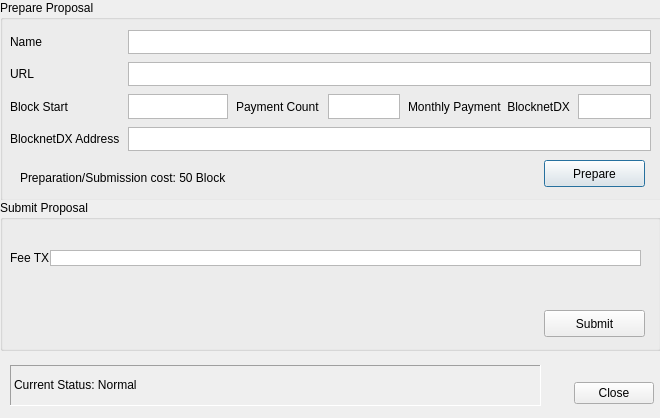
<?xml version="1.0" encoding="UTF-8"?>
<ui version="4.0">
 <class>ProposalCreationDialog</class>
 <widget class="QDialog" name="ProposalCreationDialog">
  <property name="geometry">
   <rect>
    <x>0</x>
    <y>0</y>
    <width>660</width>
    <height>418</height>
   </rect>
  </property>
  <property name="sizePolicy">
   <sizepolicy hsizetype="Fixed" vsizetype="Fixed">
    <horstretch>0</horstretch>
    <verstretch>0</verstretch>
   </sizepolicy>
  </property>
  <property name="minimumSize">
   <size>
    <width>660</width>
    <height>418</height>
   </size>
  </property>
  <property name="maximumSize">
   <size>
    <width>660</width>
    <height>418</height>
   </size>
  </property>
  <property name="sizeIncrement">
   <size>
    <width>0</width>
    <height>0</height>
   </size>
  </property>
  <property name="baseSize">
   <size>
    <width>660</width>
    <height>418</height>
   </size>
  </property>
  <property name="windowTitle">
   <string>Proposal Creation</string>
  </property>
  <property name="windowIcon">
   <iconset resource="../blocknetdx.qrc">
    <normaloff>:/icons/proposalcreation</normaloff>:/icons/proposalcreation</iconset>
  </property>
  <property name="modal">
   <bool>false</bool>
  </property>
  <widget class="QGroupBox" name="preparegroupBox">
   <property name="geometry">
    <rect>
     <x>0</x>
     <y>0</y>
     <width>671</width>
     <height>201</height>
    </rect>
   </property>
   <property name="autoFillBackground">
    <bool>true</bool>
   </property>
   <property name="title">
    <string>Prepare Proposal</string>
   </property>
   <widget class="QWidget" name="gridLayoutWidget">
    <property name="geometry">
     <rect>
      <x>10</x>
      <y>30</y>
      <width>641</width>
      <height>121</height>
     </rect>
    </property>
    <layout class="QGridLayout" name="gridLayout" columnstretch="10,10,0,0,0,0" columnminimumwidth="100,100,0,0,0,0">
     <property name="spacing">
      <number>8</number>
     </property>
     <item row="4" column="2">
      <widget class="QLabel" name="label_3">
       <property name="text">
        <string>Payment Count</string>
       </property>
      </widget>
     </item>
     <item row="4" column="0">
      <widget class="QLabel" name="label_4">
       <property name="text">
        <string>Block Start</string>
       </property>
      </widget>
     </item>
     <item row="1" column="0">
      <widget class="QLabel" name="label">
       <property name="text">
        <string>Name</string>
       </property>
      </widget>
     </item>
     <item row="5" column="0">
      <widget class="QLabel" name="label_5">
       <property name="text">
        <string>BlocknetDX Address</string>
       </property>
      </widget>
     </item>
     <item row="4" column="4">
      <widget class="QLabel" name="label_6">
       <property name="text">
        <string>Monthly Payment  BlocknetDX</string>
       </property>
      </widget>
     </item>
     <item row="4" column="1">
      <widget class="QTextEdit" name="blockstarttextEdit">
       <property name="verticalScrollBarPolicy">
        <enum>Qt::ScrollBarAlwaysOff</enum>
       </property>
      </widget>
     </item>
     <item row="4" column="3">
      <widget class="QTextEdit" name="paymentcounttextEdit">
       <property name="verticalScrollBarPolicy">
        <enum>Qt::ScrollBarAlwaysOff</enum>
       </property>
       <property name="placeholderText">
        <string/>
       </property>
      </widget>
     </item>
     <item row="2" column="0">
      <widget class="QLabel" name="label_2">
       <property name="text">
        <string>URL</string>
       </property>
      </widget>
     </item>
     <item row="4" column="5">
      <widget class="QTextEdit" name="monthlyblockdxtextEdit">
       <property name="verticalScrollBarPolicy">
        <enum>Qt::ScrollBarAlwaysOff</enum>
       </property>
       <property name="placeholderText">
        <string/>
       </property>
      </widget>
     </item>
     <item row="1" column="1" colspan="5">
      <widget class="QTextEdit" name="nametextEdit">
       <property name="verticalScrollBarPolicy">
        <enum>Qt::ScrollBarAlwaysOff</enum>
       </property>
       <property name="placeholderText">
        <string/>
       </property>
      </widget>
     </item>
     <item row="2" column="1" colspan="5">
      <widget class="QTextEdit" name="urltextEdit">
       <property name="verticalScrollBarPolicy">
        <enum>Qt::ScrollBarAlwaysOff</enum>
       </property>
       <property name="horizontalScrollBarPolicy">
        <enum>Qt::ScrollBarAlwaysOff</enum>
       </property>
       <property name="undoRedoEnabled">
        <bool>true</bool>
       </property>
       <property name="placeholderText">
        <string/>
       </property>
      </widget>
     </item>
     <item row="5" column="1" colspan="5">
      <widget class="QTextEdit" name="blocknetdxaddresstextEdit">
       <property name="verticalScrollBarPolicy">
        <enum>Qt::ScrollBarAlwaysOff</enum>
       </property>
      </widget>
     </item>
    </layout>
   </widget>
   <widget class="QPushButton" name="preparepushButton">
    <property name="geometry">
     <rect>
      <x>544</x>
      <y>160</y>
      <width>101</width>
      <height>27</height>
     </rect>
    </property>
    <property name="text">
     <string>Prepare</string>
    </property>
   </widget>
   <widget class="QLabel" name="costlabel">
    <property name="geometry">
     <rect>
      <x>20</x>
      <y>170</y>
      <width>221</width>
      <height>16</height>
     </rect>
    </property>
    <property name="text">
     <string>Preparation/Submission cost: 50 Block</string>
    </property>
   </widget>
  </widget>
  <widget class="QGroupBox" name="submitgroupBox">
   <property name="geometry">
    <rect>
     <x>0</x>
     <y>200</y>
     <width>661</width>
     <height>151</height>
    </rect>
   </property>
   <property name="autoFillBackground">
    <bool>true</bool>
   </property>
   <property name="title">
    <string>Submit Proposal</string>
   </property>
   <property name="flat">
    <bool>true</bool>
   </property>
   <widget class="QLabel" name="label_7">
    <property name="geometry">
     <rect>
      <x>10</x>
      <y>50</y>
      <width>41</width>
      <height>16</height>
     </rect>
    </property>
    <property name="text">
     <string>Fee TX</string>
    </property>
   </widget>
   <widget class="QTextEdit" name="feetxtextEdit">
    <property name="geometry">
     <rect>
      <x>50</x>
      <y>50</y>
      <width>591</width>
      <height>16</height>
     </rect>
    </property>
    <property name="verticalScrollBarPolicy">
     <enum>Qt::ScrollBarAlwaysOff</enum>
    </property>
   </widget>
   <widget class="QPushButton" name="submitpushButton">
    <property name="geometry">
     <rect>
      <x>544</x>
      <y>110</y>
      <width>101</width>
      <height>27</height>
     </rect>
    </property>
    <property name="text">
     <string>Submit</string>
    </property>
   </widget>
  </widget>
  <widget class="QDialogButtonBox" name="closebuttonBox">
   <property name="geometry">
    <rect>
     <x>563</x>
     <y>380</y>
     <width>91</width>
     <height>27</height>
    </rect>
   </property>
   <property name="standardButtons">
    <set>QDialogButtonBox::Close</set>
   </property>
   <property name="centerButtons">
    <bool>false</bool>
   </property>
  </widget>
  <widget class="QLabel" name="statuslabel">
   <property name="geometry">
    <rect>
     <x>10</x>
     <y>365</y>
     <width>531</width>
     <height>41</height>
    </rect>
   </property>
   <property name="frameShape">
    <enum>QFrame::Panel</enum>
   </property>
   <property name="frameShadow">
    <enum>QFrame::Sunken</enum>
   </property>
   <property name="text">
    <string>Current Status: Normal</string>
   </property>
   <property name="wordWrap">
    <bool>true</bool>
   </property>
   <property name="textInteractionFlags">
    <set>Qt::LinksAccessibleByMouse|Qt::TextSelectableByKeyboard|Qt::TextSelectableByMouse</set>
   </property>
  </widget>
 </widget>
 <resources>
  <include location="../blocknetdx.qrc"/>
 </resources>
 <connections/>
</ui>
